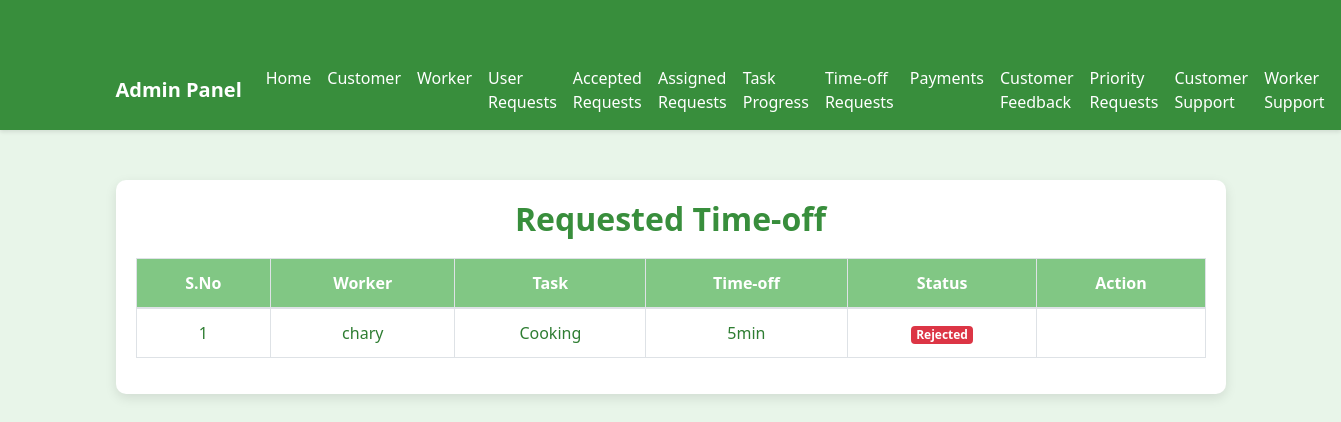
Page /wfmadmin/timeoffrequests on the committed database.
### wfmadmin/models.py (models this page shows, shortened)
class WorkerTimeOffRequest(models.Model):
    id = models.AutoField(primary_key=True)
    assignment = models.ForeignKey(Assignment, on_delete=models.CASCADE)
    time_off_duration = models.CharField(max_length=20)
    requested_at = models.DateTimeField(auto_now_add=True)
    status = models.CharField(max_length=20)

class Assignment(models.Model):
    id = models.AutoField(primary_key=True)
    worker = models.ForeignKey(worker, on_delete=models.CASCADE)
    customer = models.ForeignKey(customer, on_delete=models.CASCADE)
    request = models.ForeignKey(CustomerServiceRequest, on_delete=models.CASCADE)
    title = models.CharField(max_length=100)
    start = models.DateTimeField()
    end = models.DateTimeField()
    status = models.CharField(max_length=100, default='none')
    created_at = models.DateTimeField(auto_now_add=True)

class worker(models.Model):
    id = models.AutoField(primary_key=True)
    firstname = models.CharField(max_length=30)
    lastname = models.CharField(max_length=30)
    address = models.CharField(max_length=100)
    city = models.CharField(max_length=20)
    state = models.CharField(max_length=20)
    country = models.CharField(max_length=20)
    username = models.CharField(max_length=20)
    email = models.EmailField(max_length=20)
    number = models.IntegerField()
    password = models.CharField(max_length=20)
    status = models.BooleanField(default=False)
    created_at = models.DateTimeField(auto_now_add=True)

class CustomerServiceRequest(models.Model):
    id = models.AutoField(primary_key=True)
    user_id = models.CharField(max_length=100)
    fullname = models.CharField(max_length=100)
    fulladdress = models.CharField(max_length=255)
    location = models.CharField(max_length=1024)
    service = models.CharField(max_length=100)
    start_date = models.DateField()
    end_date = models.DateField()
    start_time = models.TimeField()
    end_time = models.TimeField()
    status = models.CharField(max_length=100, default='none')
    pri_status = models.CharField(max_length=100, default='none')
    ser_status = models.BooleanField(default=True)
    created_at = models.DateTimeField(auto_now_add=True)

### wfmadmin/views.py (the view)
# urls.py: path('timeoffrequests', timeoffrequests, name='timeoffrequests'),
def timeoffrequests(request):
    requeststatus = WorkerTimeOffRequest.objects.all().order_by('-requested_at')
    return render(request, 'admin/timeoffrequests.html', {'requeststatus': requeststatus})

### templates/admin/timeoffrequests.html (shortened to what this page needs)
<!DOCTYPE html>
<html lang="en">
<head>
  <link href="https://stackpath.bootstrapcdn.com/bootstrap/4.5.2/css/bootstrap.min.css" rel="stylesheet">
  <link rel="stylesheet" href="https://cdnjs.cloudflare.com/ajax/libs/font-awesome/5.15.3/css/all.min.css">
</head>
<body>
  {% include 'admin/adminnavbar.html' %}
  <section id="contact" class="contact">
    <div class="container">
      <div class="form-container">
        <div class="section-title">
          <h2>Requested Time-off</h2>
        </div>
        <div class="table-responsive">
          <table class="table table-bordered">
            <thead>
              <tr>
                <th>S.No</th>
                <th>Worker</th>
                <th>Task</th>
                <th>Time-off</th>
                <th>Status</th>
                <th>Action</th>
              </tr>
            </thead>
            <tbody>
              {% for user in requeststatus %}
                <tr>
                  <td>{{ forloop.counter }}</td>
                  <td>{{ user.assignment.worker.username }}</td>
                  <td>{{ user.assignment.request.service }}</td>
                  <td>{{ user.time_off_duration }}</td>
                  <td>
                    <span class="badge {% if user.status == 'Approved' %}badge-success{% elif user.status == 'Rejected' %}badge-danger{% else %}badge-warning{% endif %}">
                      {{ user.status }}
                    </span>
                  </td>
                  <td>
                  </td>
                </tr>
              {% endfor %}
            </tbody>
          </table>
        </div>
      </div>
    </div>
  </section>
</body>
</html>

### templates/admin/timeoffrequests.html (style rules this page uses)
body { background-color: #e8f5e9; color: #2e7d32; font-family: 'Segoe UI', Tahoma, Geneva, Verdana, sans-serif; }
.container { margin-top: 50px; }
.form-container { background-color: #ffffff; padding: 20px; border-radius: 10px; box-shadow: 0 4px 12px rgba(0, 0, 0, 0.1); }
.table { background-color: #ffffff; border: none; }
.table th { background-color: #81c784; color: #ffffff; text-align: center; font-weight: bold; }
.table td { text-align: center; color: #2e7d32; }
h2 { color: #388e3c; text-align: center; font-weight: bold; margin-bottom: 20px; }

### rows in the picture
WorkerTimeOffRequest: assignment.worker.username "chary", assignment.request.service "Cooking", time_off_duration "5min", status "Rejected"
